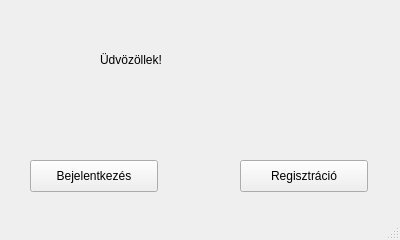
<?xml version="1.0" encoding="UTF-8"?>
<ui version="4.0">
 <class>MainWindow</class>
 <widget class="QMainWindow" name="MainWindow">
  <property name="geometry">
   <rect>
    <x>0</x>
    <y>0</y>
    <width>400</width>
    <height>240</height>
   </rect>
  </property>
  <property name="windowTitle">
   <string>MainWindow</string>
  </property>
  <widget class="QWidget" name="centralwidget">
   <widget class="QPushButton" name="loginButton">
    <property name="geometry">
     <rect>
      <x>30</x>
      <y>160</y>
      <width>128</width>
      <height>32</height>
     </rect>
    </property>
    <property name="text">
     <string>Bejelentkezés</string>
    </property>
   </widget>
   <widget class="QPushButton" name="registerButton">
    <property name="geometry">
     <rect>
      <x>240</x>
      <y>160</y>
      <width>128</width>
      <height>32</height>
     </rect>
    </property>
    <property name="text">
     <string>Regisztráció</string>
    </property>
   </widget>
   <widget class="QLabel" name="welcomeLabel">
    <property name="geometry">
     <rect>
      <x>100</x>
      <y>30</y>
      <width>200</width>
      <height>60</height>
     </rect>
    </property>
    <property name="text">
     <string>Üdvözöllek!</string>
    </property>
   </widget>
  </widget>
  <widget class="QMenuBar" name="menubar">
   <property name="geometry">
    <rect>
     <x>0</x>
     <y>0</y>
     <width>400</width>
     <height>22</height>
    </rect>
   </property>
  </widget>
  <widget class="QStatusBar" name="statusbar"/>
 </widget>
 <resources/>
 <connections/>
</ui>
